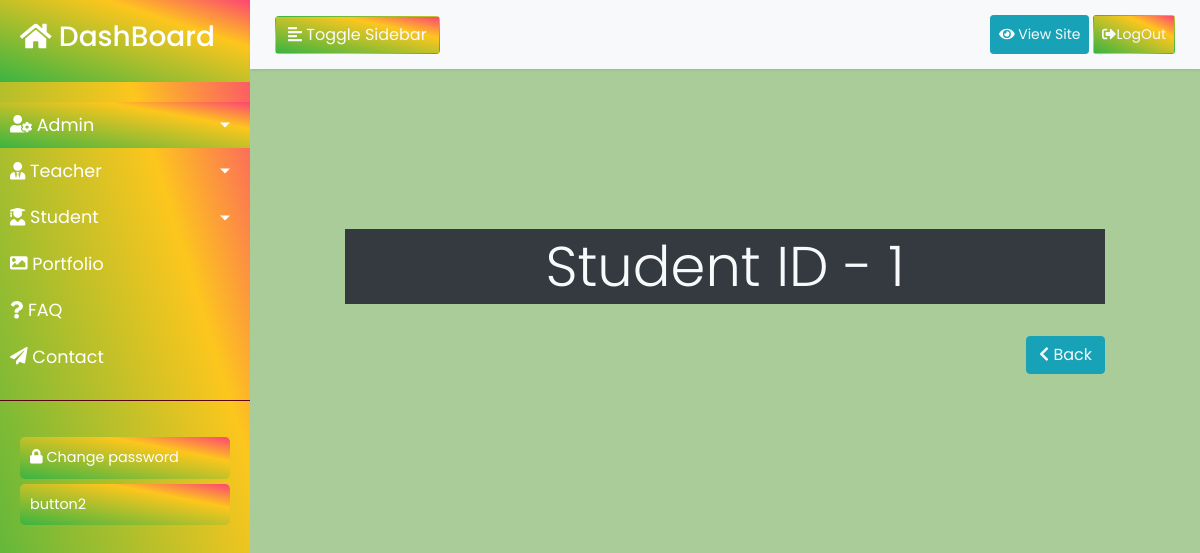
Page /studentshow.php?id=1 (signed in) on the earlier database version.
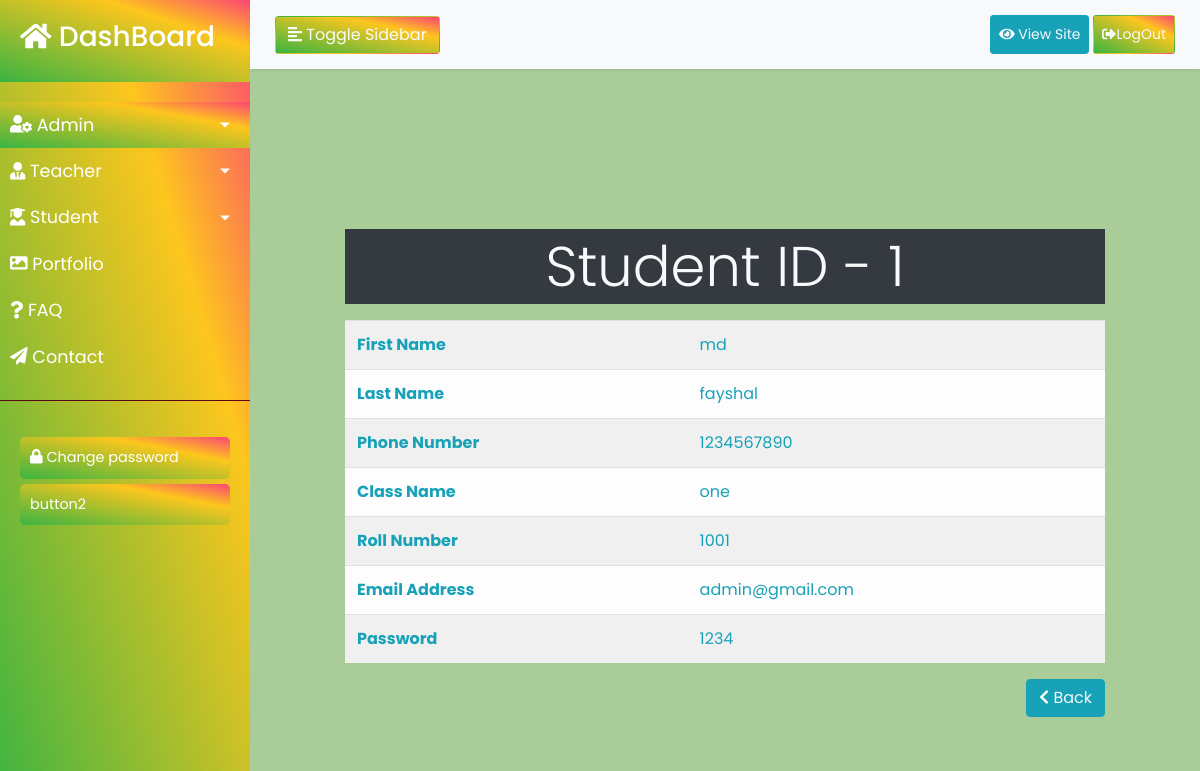
Same page on the later database version.
### tables this page shows
CREATE TABLE IF NOT EXISTS `students` (
  `id` int NOT NULL AUTO_INCREMENT,
  `first_name` varchar(30) DEFAULT NULL,
  `last_name` varchar(30) DEFAULT NULL,
  `mobile` varchar(30) DEFAULT NULL,
  `roll_number` int DEFAULT NULL,
  `email` varchar(50) DEFAULT NULL,
  `student_pass` varchar(50) DEFAULT NULL,
  `class_id` int NOT NULL,
  PRIMARY KEY (`id`)
);

CREATE TABLE IF NOT EXISTS `classes` (
  `id` int NOT NULL AUTO_INCREMENT,
  `classname` varchar(30) DEFAULT NULL,
  PRIMARY KEY (`id`)
);

### studentshow.php (the view)
<?php
include('DBheader.php');
require_once('database.php');
?>
<?php
$id=$_GET['id'];
$show = "SELECT students.id,students.first_name,students.last_name,students.mobile,classes.classname,students.roll_number,students.email,students.student_pass FROM students INNER JOIN classes ON students.class_id=classes.id WHERE students.id = $id";
$result = mysqli_query($connection,$show);
?>
<div class=" container-fluid">
<div class="container   p-5 mt-5">
    <div class="jumbotron green">
    <h3 class="display-4 text-center bg-dark text-light py-1 mb-3"><?php echo"Student ID - ".$id;?></h3>
        <table class="table table-light table-striped text-info">
        <tbody>
        <?php
                while ($sh=mysqli_fetch_assoc($result)){
            ?>
            <tr>
            <th>First Name</th>
            <td><?php echo $sh['first_name'];?></td>
            </tr>
            <tr>
            <th>Last Name</th>
            <td><?php echo $sh['last_name'];?></td>
            </tr>
            <tr>
            <th>Phone Number</th>
            <td><?php echo $sh['mobile'];?></td>
            </tr>
            <tr>
            <th>Class Name</th>
            <td><?php echo $sh['classname'];?></td>
            </tr>
            <tr>
            <th>Roll Number</th>
            <td><?php echo $sh['roll_number'];?></td>
            </tr>
            <tr>
            <th>Email Address</th>
            <td><?php echo $sh['email'];?></td>
            </tr>
            <tr>
            <th>Password</th>
            <td><?php echo $sh['student_pass'];?></td>
            </tr>
        <?php }?>
        </tbody>
        </table>
    <div class="text-end">
    <a href="studentlist.php" class="btn btn-info text-light float-right"><i class="fas fa-chevron-left"></i> Back</a>
    </div>
    </div>
</div>
</div>
<?php
include('DBfooter.php');
?>

Differences in the rows shown:
now on this page (row edited): students: first_name "md", last_name "fayshal", mobile "1234567890", class.classname "one", roll_number "1001", email "admin@gmail.com", student_pass "1234"
